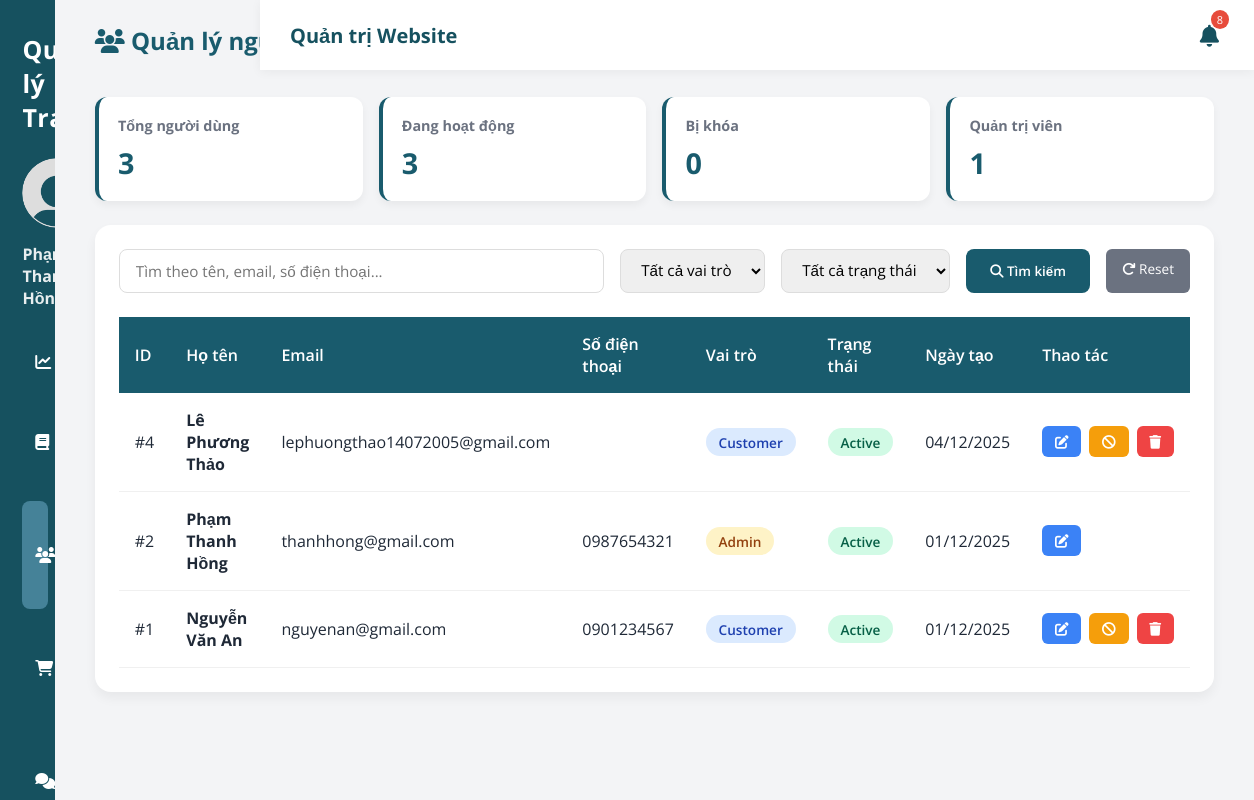
/admin_usermanagement.php (signed in), run on the app's committed database.
### tables this page shows
CREATE TABLE `users` (
  `user_id` int(11) NOT NULL,
  `full_name` varchar(100) NOT NULL,
  `email` varchar(150) NOT NULL,
  `password` varchar(255) NOT NULL,
  `phone` varchar(20) NOT NULL,
  `gender` enum('Nữ','Nam','Khác','') NOT NULL,
  `dob` date NOT NULL,
  `role` enum('customer','admin','','') NOT NULL,
  `created_at` datetime NOT NULL DEFAULT current_timestamp(),
  `status` enum('active','banned','','') NOT NULL,
  `reset_token` varchar(64) DEFAULT NULL,
  `token_expiry` datetime DEFAULT NULL,
  `login_attempts` int(11) DEFAULT 0,
  `last_attempt` datetime DEFAULT NULL
);

### admin_usermanagement.php (the view, shortened to what this page needs)
<?php
include 'connect.php';
$search = '';
$where = "WHERE 1=1";
$users_query = "SELECT * FROM users $where ORDER BY user_id DESC";
$users_result = mysqli_query($ocon, $users_query);
$total_users = mysqli_num_rows($users_result);
$total_active = mysqli_num_rows(mysqli_query($ocon, "SELECT user_id FROM users WHERE status='active'"));
$total_banned = mysqli_num_rows(mysqli_query($ocon, "SELECT user_id FROM users WHERE status='banned'"));
$total_admin = mysqli_num_rows(mysqli_query($ocon, "SELECT user_id FROM users WHERE role='admin'"));
?>
<!DOCTYPE html>
<html lang="vi">
<head>
    <link rel="stylesheet" href="CSS/admin.css">
    <link rel="stylesheet" href="https://cdnjs.cloudflare.com/ajax/libs/font-awesome/6.4.0/css/all.min.css">
</head>
<body>
<?php include 'admin_header.php'; ?>
<?php include 'admin_nav.php'; ?>
<main class="admin_main">
    <div class="admin_topbar">
        <h2><i class="fas fa-users"></i> Quản lý người dùng</h2>
    </div>
    <div class="stats_grid">
        <div class="stat_card">
            <h4>Tổng người dùng</h4>
            <p><?= $total_users ?></p>
        </div>
        <div class="stat_card">
            <h4>Đang hoạt động</h4>
            <p><?= $total_active ?></p>
        </div>
        <div class="stat_card">
            <h4>Bị khóa</h4>
            <p><?= $total_banned ?></p>
        </div>
        <div class="stat_card">
            <h4>Quản trị viên</h4>
            <p><?= $total_admin ?></p>
        </div>
    </div>
    <div class="user_table_container">
        <form method="GET" class="search_bar">
            <input type="text" name="search" placeholder="Tìm theo tên, email, số điện thoại..."
                   value="<?= htmlspecialchars($search) ?>">
            <select name="role">
                <option value="">Tất cả vai trò</option>
            </select>
            <select name="status">
                <option value="">Tất cả trạng thái</option>
            </select>
            <button type="submit"><i class="fas fa-search"></i> Tìm kiếm</button>
            <a href="admin_usermanagement.php" class="btn" style="background:#6b7280;padding:0.6rem 1rem;">
                <i class="fas fa-redo"></i> Reset
            </a>
        </form>
        <?php if (mysqli_num_rows($users_result) > 0): ?>
            <table class="user_table">
                <thead>
                    <tr>
                        <th>ID</th>
                        <th>Họ tên</th>
                        <th>Email</th>
                        <th>Số điện thoại</th>
                        <th>Vai trò</th>
                        <th>Trạng thái</th>
                        <th>Ngày tạo</th>
                        <th>Thao tác</th>
                    </tr>
                </thead>
                <tbody>
                    <?php while ($user = mysqli_fetch_assoc($users_result)): ?>
                        <tr>
                            <td>#<?= $user['user_id'] ?></td>
                            <td><strong><?= htmlspecialchars($user['full_name']) ?></strong></td>
                            <td><?= htmlspecialchars($user['email']) ?></td>
                            <td><?= htmlspecialchars($user['phone']) ?></td>
                            <td>
                                <span class="badge <?= $user['role'] ?>">
                                    <?= ucfirst($user['role']) ?>
                                </span>
                            </td>
                            <td>
                                <span class="badge <?= $user['status'] ?>">
                                    <?= ucfirst($user['status']) ?>
                                </span>
                            </td>
                            <td><?= date('d/m/Y', strtotime($user['created_at'])) ?></td>
                            <td>
                                <div class="action_btns">
                                    <button class="btn edit" onclick="openEditModal(<?= htmlspecialchars(json_encode($user)) ?>)">
                                        <i class="fas fa-edit"></i>
                                    </button>
                                    <?php if ($user['user_id'] != $_SESSION['user_id']): ?>
                                        <a href="?toggle_status=<?= $user['user_id'] ?>"
                                           class="btn <?= $user['status']=='active' ? 'block' : 'unblock' ?>"
                                           onclick="return confirm('Xác nhận thay đổi trạng thái?')">
                                            <i class="fas fa-<?= $user['status']=='active' ? 'ban' : 'check' ?>"></i>
                                        </a>
                                        <a href="?delete=<?= $user['user_id'] ?>"
                                           class="btn delete"
                                           onclick="return confirm('Bạn có chắc muốn xóa người dùng này?')">
                                            <i class="fas fa-trash"></i>
                                        </a>
                                    <?php endif; ?>
                                </div>
                            </td>
                        </tr>
                    <?php endwhile; ?>
                </tbody>
            </table>
        <?php endif; ?>
    </div>
</main>
</body>
</html>

### CSS/admin.css (style rules this page uses)
:root { --primary: #195b6d; --accent: #538297; --orange: #F59E0B; --bg: #f3f4f6; --dark: #1f2937; --white: #ffffff; --text: #1F2937; --radius: 16px; }
* { margin: 0; padding: 0; box-sizing: border-box; font-family: 'Open Sans', sans-serif; }
body { display: flex; min-height: 100vh; background: var(--bg); color: var(--text); }
main { flex: 1; padding: 1.5rem 2.5rem; }
.admin_topbar { display: flex; justify-content: space-between; align-items: center; margin-bottom: 2.5rem; }
.admin_topbar h2 { color: var(--primary); }

### admin_usermanagement.php (style rules this page uses)
.user_table_container { background: white; padding: 1.5rem; border-radius: 16px; box-shadow: 0 6px 12px rgba(0,0,0,0.05); margin-top: 1.5rem; }
.search_bar { display: flex; gap: 1rem; margin-bottom: 1.5rem; flex-wrap: wrap; }
.search_bar input, .search_bar select { padding: 0.6rem 1rem; border: 1px solid #ddd; border-radius: 8px; font-size: 0.95rem; }
.search_bar input[type="text"] { flex: 1; min-width: 250px; }
.search_bar button { padding: 0.6rem 1.5rem; background: var(--primary); color: white; border: none; border-radius: 8px; cursor: pointer; font-weight: 600; transition: 0.3s; }
.user_table { width: 100%; border-collapse: collapse; margin-top: 1rem; }
.user_table th { background: var(--primary); color: white; padding: 1rem; text-align: left; font-weight: 600; }
.user_table td { padding: 1rem; border-bottom: 1px solid #f0f0f0; }
.badge { padding: 0.3rem 0.8rem; border-radius: 20px; font-size: 0.85rem; font-weight: 600; }
.badge.admin { background: #fef3c7; color: #92400e; }
.badge.customer { background: #dbeafe; color: #1e40af; }
.badge.active { background: #d1fae5; color: #065f46; }
.action_btns { display: flex; gap: 0.5rem; }
.btn { padding: 0.4rem 0.8rem; border: none; border-radius: 6px; cursor: pointer; font-size: 0.85rem; transition: 0.3s; text-decoration: none; color: white; }
.btn.edit { background: #3b82f6; }
.btn.block { background: #f59e0b; }
.btn.delete { background: #ef4444; }
.stats_grid { display: grid; grid-template-columns: repeat(auto-fit, minmax(200px, 1fr)); gap: 1rem; margin-bottom: 1.5rem; }
.stat_card { background: white; padding: 1.2rem; border-radius: 12px; box-shadow: 0 4px 8px rgba(0,0,0,0.05); border-left: 4px solid var(--primary); }
.stat_card h4 { font-size: 0.9rem; color: #6b7280; margin-bottom: 0.5rem; }
.stat_card p { font-size: 1.8rem; font-weight: 700; color: var(--primary); }

### data on the page
users: user_id "4", full_name "Lê Phương Thảo", email "lephuongthao14072005@gmail.com", role "Customer", status "Active", created_at "04/12/2025"
users: user_id "2", full_name "Phạm Thanh Hồng", email "thanhhong@gmail.com", phone "0987654321", role "Admin", status "Active", created_at "01/12/2025"
users: user_id "1", full_name "Nguyễn Văn An", email "nguyenan@gmail.com", phone "0901234567", role "Customer", status "Active", created_at "01/12/2025"

### other printed values
$notify_count "8"
$total_users "3"
$total_active "3"
$total_banned "0"
$total_admin "1"
